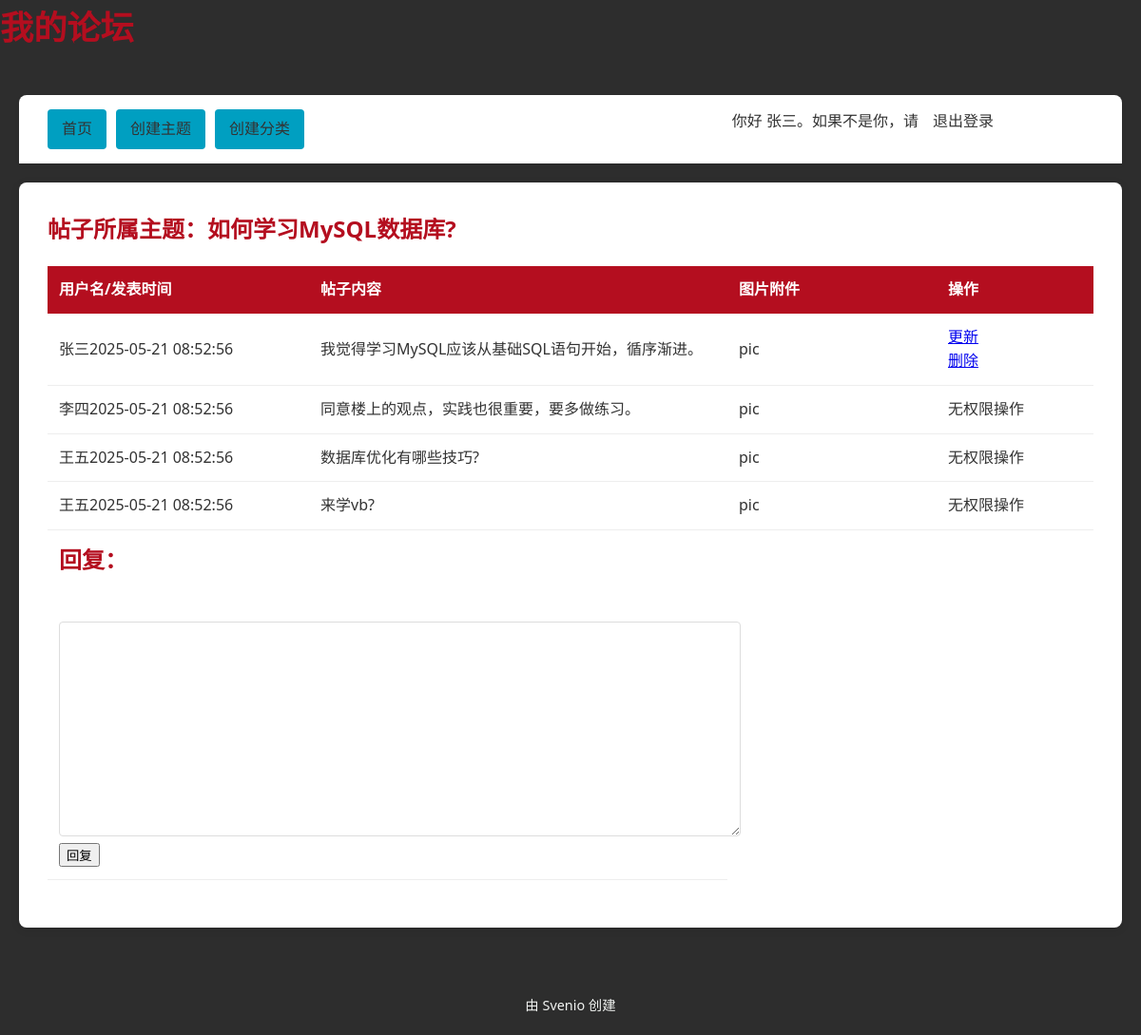
/topic.php?topic_id=1 (signed in), run on the app's committed database.
### tables this page shows
CREATE TABLE topics (
    topic_id INT(8) NOT NULL AUTO_INCREMENT,
    topic_subject VARCHAR(255) NOT NULL,
    topic_date DATETIME NOT NULL,
    topic_cat INT(8) NOT NULL,
    topic_by INT(8) NOT NULL,
    PRIMARY KEY (topic_id)
);

CREATE TABLE posts (
    post_id INT(8) NOT NULL AUTO_INCREMENT,
    post_content TEXT NOT NULL,
    post_date DATETIME NOT NULL,
    post_topic INT(8) NOT NULL,
    post_by INT(8) NOT NULL,
    PRIMARY KEY (post_id)
);

CREATE TABLE users (
    user_id INT(8) NOT NULL AUTO_INCREMENT,
    user_name VARCHAR(30) NOT NULL,
    user_pass VARCHAR(255) NOT NULL,
    user_email VARCHAR(255) NOT NULL,
    user_date DATETIME NOT NULL,
    user_level INT(8) NOT NULL,
    UNIQUE INDEX user_name_unique(user_name),
    PRIMARY KEY(user_id)
);

### topic.php (the view, shortened to what this page needs)
<?php
include 'header.php';
global $conn;
$sql = 'SELECT topic_id,topic_subject FROM topics WHERE topics.topic_id = ' . mysqli_real_escape_string($conn, $_GET['topic_id']);
$result = mysqli_query($conn, $sql);
while ($row = mysqli_fetch_assoc($result)) {
    echo '<h2>帖子所属主题：' . $row['topic_subject'] . '</h2>';
}
$posts_sql = "SELECT
    posts.post_id, posts.post_topic,posts.post_content,posts.post_date,posts.post_by, posts.post_pic, users.user_id,users.user_name
FROM posts
LEFT JOIN users ON posts.post_by = users.user_id
WHERE posts.post_topic=" . mysqli_real_escape_string($conn, $_GET['topic_id']);
$posts_result = mysqli_query($conn, $posts_sql);
if (!$posts_result) {
    echo '无法显示主题下的帖子，请重试' . mysqli_error($conn);
} else {
    echo '<table>
<tr>
<th>用户名/发表时间</th>
<th>帖子内容</th>
<th>图片附件</th>
<th>操作</th>
</tr>';
    while ($posts_row = mysqli_fetch_assoc($posts_result)) {
        echo '<tr>';
        echo '<td class="leftpart">';
        echo $posts_row['user_name'] . $posts_row['post_date'];
        echo '</td>';
        echo '<td class="rightpart">';
        echo $posts_row['post_content'];
        echo '</td>';
        echo '<td class="picpart">';
        echo 'pic';
        echo '</td>';
        echo '<td class="menupart">';
        if ($_SESSION['user_level'] === 1 || $_SESSION['user_name'] === $posts_row['user_name']) {
            echo '<a href="update_post.php?post_id=' . $posts_row['post_id'] . '">更新</a>';
            echo '<br />';
            echo '<a href="delete_post.php?post_id=' . $posts_row['post_id'] . '">删除</a>';
        } else {
            echo '无权限操作';
        }
        echo '</td>';
        echo '</tr>';
    }
}
if (!$_SESSION['signed_in']) {
    echo '<tr><td colspan=2><a href="signin.php">登录</a>以回复. 你也可以<a href="signup.php">注册</a>新账号.';
} else {
    echo '<tr><td colspan="2"><h2>回复：</h2><br />
					<form method="post" action="reply.php?id=' . mysqli_fetch_assoc(mysqli_query($conn, $sql))['topic_id'] . '">
						<textarea name="post-content"></textarea>
						<input type="submit" value="回复" />
					</form></td></tr>';
}
echo '</table>';
include 'footer.php';

### style.css (style rules this page uses)
:root { --primary-color: #B40E1F; --secondary-color: #009FC1; --dark-bg: #2D2D2D; --light-bg: #FFFFFF; --text-dark: #333333; --text-light: #F1F3F1; }
body { background-color: var(--dark-bg); font-family: 'Segoe UI', Roboto, 'Helvetica Neue', sans-serif; line-height: 1.6; color: var(--text-dark); margin: 0; padding: 0; }
table { width: 100%; border-collapse: collapse; margin: 20px 0; }
th { background-color: var(--primary-color); color: white; padding: 12px; text-align: left; }
td { padding: 12px; border-bottom: 1px solid #eee; }
h1, h2, h3 { color: var(--primary-color); margin-top: 0; }
.leftpart { width: 25%; }
.rightpart { width: 40%; }
.picpart { width: 20%; }
.menupart { width: 15%; }
textarea { width: 100%; min-height: 200px; padding: 12px; border: 1px solid #ddd; border-radius: 4px; resize: vertical; font-family: inherit; }

### data on the page
topics: topic_subject "如何学习MySQL数据库?"
posts: post_by.user_name "张三", post_date "2025-05-21 08:52:56", post_content "我觉得学习MySQL应该从基础SQL语句开始，循序渐进。"
posts: post_by.user_name "李四", post_date "2025-05-21 08:52:56", post_content "同意楼上的观点，实践也很重要，要多做练习。", shows "无权限操作"
posts: post_by.user_name "王五", post_date "2025-05-21 08:52:56", post_content "数据库优化有哪些技巧?", shows "无权限操作"
posts: post_by.user_name "王五", post_date "2025-05-21 08:52:56", post_content "来学vb?", shows "无权限操作"

### other printed values
$_SESSION['user_name'] "张三"
